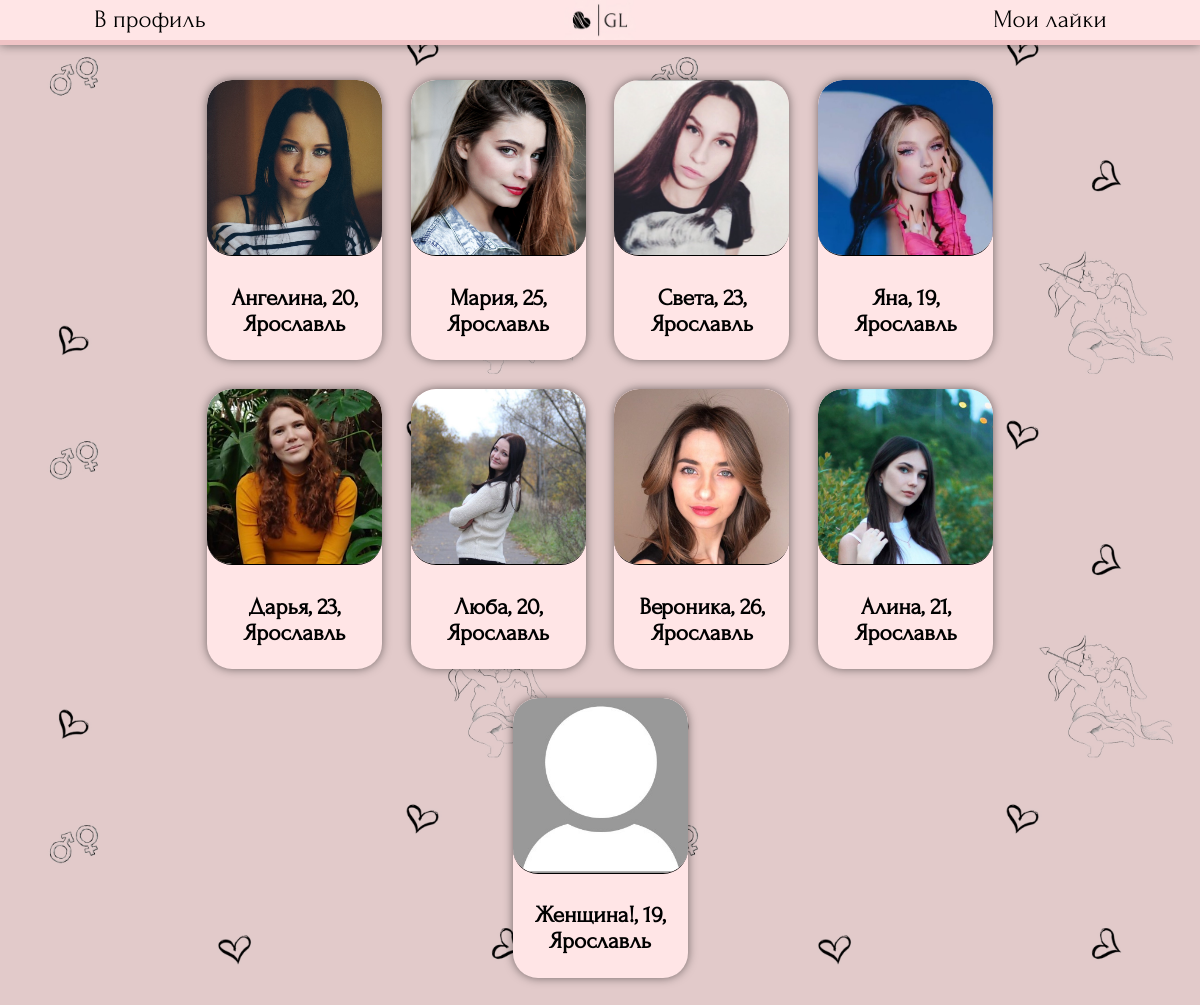
Screenshot of /searching/ (signed in) with the database file from the repository.
### searching/models.py (models this page shows, shortened)
class Profile(models.Model):
    genders = (
        ('Парень', 'Парень'),
        ('Девушка', 'Девушка')
    )
    point_of_searching_list = (
        ('Отношения', 'Отношения'),
        ('Свидания', 'Свидания'),
        ('Дружба', 'Дружба'),
        ('Общение', 'Общение'),
    )
    name = models.CharField ('Имя', max_length=50)
    avatar = models.ImageField ('Фото', upload_to='photos/users', default='photos/default_avatar.jpg')
    age = models.IntegerField("Возраст")
    gender = models.CharField ("Пол", choices=genders, max_length=30, default=genders[0])
    point_of_searching = models.CharField ("Цель знакомства", choices=point_of_searching_list, max_length=30, default=point_of_searching_list[0])
    city = models.CharField ('Город', max_length=100, default="Не указано")
    description = models.TextField ('О себе', max_length=300)
    social = models.CharField ('Ссылка на соцсеть', max_length=50, default='@name')
    user = models.OneToOneField(User, verbose_name='Автор анкеты', on_delete=models.CASCADE)
    age_search_min = models.IntegerField("Возраст поиска (от)", default=18)
    age_search_max = models.IntegerField("Возраст поиска (до)", default=100)
    class Meta:
        verbose_name = "Анкета"
        verbose_name_plural = "Анкеты"

### searching/views.py (the view)
# urls.py: path('', views.ProfileViewAllFiltered.as_view(), name='profiles'), #все профили с фильтром
class ProfileViewAllFiltered(View):
    def get(self, request):
        profiles = Profile.objects.all()
        reactions = Reactions.objects.all()
        pairs = NewPair.objects.all()
        profiles_i_liked = []
        for reaction in reactions:
            if reaction.like_sender == request.user:
                profiles_i_liked.append (reaction.like_receiver_profile)
        profiles_we_paired = []
        for pair in pairs:
            if pair.user1 == request.user:
                profiles_we_paired.append (pair.profile2)
            elif pair.user2 == request.user:
                profiles_we_paired.append (pair.profile1)
        unchecked_counter = countUnchecked(request)
        filterinfo = makefilters(request)
        if filterinfo == {}:
            return redirect ('myprofile')
        profiles_filtered = []
        for profile in profiles:
            searching_gender = 'Девушка'
            searching_city = filterinfo['city']
            user_profile = Profile.objects.get(pk=filterinfo['profileid'])
            if filterinfo['gender'] == 'Девушка':
                searching_gender = 'Парень'
            if (profile.gender == searching_gender and
                profile.city == searching_city and
                user_profile.age_search_min<=profile.age<=user_profile.age_search_max and
                not(profile in profiles_i_liked) and not (profile in profiles_we_paired)):
                profiles_filtered.append (profile)
        return render (request, 'searching/searching.html', {'profile_list': profiles_filtered, 'unchecked_counter': unchecked_counter})

### searching/views.py (called while the page is built)
def makefilters(request):
    try:
        profile = Profile.objects.get(user = User.objects.get(username = request.user.username))
        return {'profileid':profile.id,'city':profile.city, 'gender': profile.gender}
    except ObjectDoesNotExist:
        return {}

def countUnchecked(request):
    count = 0
    reactions = Reactions.objects.all()
    pairs = NewPair.objects.all()
    for reaction in reactions:
        if reaction.like_receiver == request.user and not(reaction.viewed):
            count +=1
    for pair in pairs:
        if pair.user1 == request.user and not (pair.viewed1):
            count +=1
        if pair.user2 == request.user and not (pair.viewed2):
            count +=1
    return count

### templates/searching/searching.html (shortened to what this page needs)
{% load static %}
<!DOCTYPE HTML>
<html>
	<head>
        <link rel="stylesheet" href="{% static 'css/searching.css' %}" type="text/css">
    </head>
    <body style="font-size: 20px;">
        <header>
            <button onclick="location.href='/searching/myprofile'">В профиль</button>
            <a class="logocontainer" href="{% url 'profiles' %}"><img class="mainlogo" src='{% static "css/bg_mini.jpg" %}' ></a>
            <button onclick="location.href='{% url 'reactions' %}'">Мои лайки{% if unchecked_counter > 0 %} - {{unchecked_counter}}{% endif %}</button>
        </header>
        <main>
            {% for profile in profile_list %}
            <div class="oneprofile" >
                <div class="profilephoto" >
                    <img src="{{profile.avatar.url}}">
                </div>
                <div class="profiletext" >
                    <a href="{% url 'oneprofile' profile.id %}"><h3>{{profile.name}}, {{profile.age}}, {{profile.city}}</h3></a>
                </div>
            </div>
            {% endfor %}
        </main>
    </body>
</html>

### static/css/searching.css (style rules this page uses)
* { margin: 0; padding: 0; }
html { font-family: "Forum-Regular"; }
body { display: block; background-image: url("darkhearts.jpg"); background-size: 50%; font-family: "Forum-Regular"; margin: 0; font-size: 20px; }
header { z-index: 1; width: 100%; display: flex; float: left; justify-content: space-between; align-items: center; position: fixed; background-color: #FFE5E6; box-shadow: 0px 0px 10px rgba(0, 0, 0, 0.5); border-bottom: 5px solid #EFC3C5; z-index: 1; }
header button { font-size: 25px; height: 30px; line-height: 30px; width: 25%; background-color: rgba(0, 0, 0, 0); border: none; cursor: pointer; }
main { display: flex; justify-content: center; flex-flow: row wrap; float: left; width: 80%; margin: 5.5% 10% 2% 10%; min-height: 94.5%; }
button { font-family: "Forum-Regular"; }
.oneprofile { display: flex; overflow: hidden; justify-content: center; width: 175px; height: 280px; margin: 1.5%; background-color: #FFE5E6; border-radius: 25px; flex-direction: column; box-shadow: 0px 0px 10px rgba(0, 0, 0, 0.5); }
.oneprofile img { margin: 0 auto; text-decoration:none; color: black; height: auto; width: 175px; height: 175px; object-fit: cover; border-radius: 25px; border-bottom: 1px solid; }
.oneprofile a { text-align: center; text-decoration:none; color: black; }
.profilephoto { width: 100%; }
.profiletext { display: flex; justify-content: center; align-items: center; height: 100%; }
.mainlogo { max-width: 100%; cursor: pointer; }
.logocontainer { max-width: 6%; display: flex; justify-self: center; }

### rows the page displays
Profile: avatar (picture), name "Ангелина", age "20", city "Ярославль"
Profile: avatar (picture), name "Мария", age "25", city "Ярославль"
Profile: avatar (picture), name "Света", age "23", city "Ярославль"
Profile: avatar (picture), name "Яна", age "19", city "Ярославль"
Profile: avatar (picture), name "Дарья", age "23", city "Ярославль"
Profile: avatar (picture), name "Люба", age "20", city "Ярославль"
Profile: avatar (picture), name "Вероника", age "26", city "Ярославль"
Profile: avatar (picture), name "Алина", age "21", city "Ярославль"
Profile: avatar (placeholder picture), name "Женщина!", age "19", city "Ярославль"
